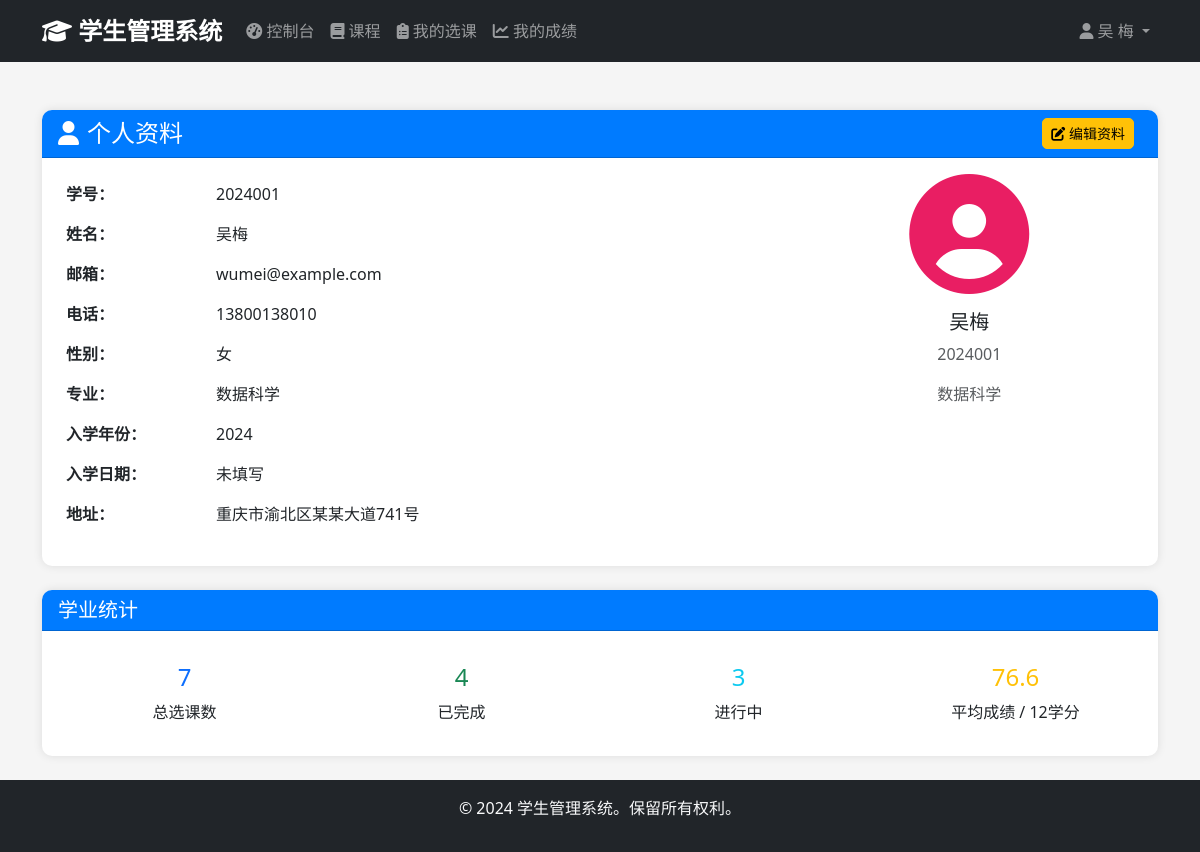
The page /student/profile (signed in) on the database its author committed.
### app/models/user.py (models this page shows, shortened)
class User(UserMixin, db.Model):
    __tablename__ = 'users'
    id = db.Column(db.Integer, primary_key=True)
    username = db.Column(db.String(50), unique=True, nullable=False)
    email = db.Column(db.String(100), unique=True, nullable=False)
    password_hash = db.Column(db.String(255), nullable=False)
    full_name = db.Column(db.String(100), nullable=False)
    phone = db.Column(db.String(20))
    role = db.Column(db.Enum('admin', 'student', name='user_role'), nullable=False, default='student')
    is_active = db.Column(db.Boolean, default=True)
    created_at = db.Column(db.DateTime, default=datetime.utcnow)
    updated_at = db.Column(db.DateTime, default=datetime.utcnow, onupdate=datetime.utcnow)
    administrator = db.relationship('Administrator', backref='user', uselist=False, cascade='all, delete-orphan')
    def is_admin(self):
        return self.role == 'admin'

### app/models/student.py (models this page shows, shortened)
class Student(db.Model):
    __tablename__ = 'students'
    id = db.Column(db.Integer, primary_key=True)
    student_id = db.Column(db.String(20), unique=True, nullable=False)
    first_name = db.Column(db.String(50), nullable=False)
    last_name = db.Column(db.String(50), nullable=False)
    birth_date = db.Column(db.Date)
    gender = db.Column(db.Enum('Male', 'Female', 'Other', name='gender'))
    email = db.Column(db.String(100), unique=True, nullable=False)
    phone = db.Column(db.String(20))
    address = db.Column(db.Text)
    major = db.Column(db.String(100))
    enrollment_year = db.Column(db.Integer)
    created_at = db.Column(db.DateTime, default=datetime.utcnow)
    updated_at = db.Column(db.DateTime, default=datetime.utcnow, onupdate=datetime.utcnow)
    enrollments = db.relationship('Enrollment', backref='student', lazy='dynamic', cascade='all, delete-orphan')

### app/views/student.py (the view)
@student_bp.route('/profile')
@login_required
@student_only
def profile():
    student = Student.query.filter_by(email=current_user.email).first()
    if not student:
        flash('未找到学生记录。请联系管理员。', 'error')
        return redirect(url_for('student.dashboard'))
    enrollments = Enrollment.query.filter_by(student_id=student.id).all()
    total_courses = len(enrollments)
    completed_courses = len([e for e in enrollments if e.status == 'completed'])
    current_courses = len([e for e in enrollments if e.status == 'enrolled'])
    completed_with_grades = [e for e in enrollments if e.status == 'completed' and e.grade is not None]
    avg_grade = sum(e.grade for e in completed_with_grades) / len(completed_with_grades) if completed_with_grades else 0
    total_credits = sum(e.course.credits for e in enrollments if e.status == 'completed')
    stats = {
        'total_courses': total_courses,
        'completed_courses': completed_courses,
        'current_courses': current_courses,
        'avg_grade': round(avg_grade, 1),
        'total_credits': total_credits
    }
    return render_template('student/profile.html', student=student, enrollments=enrollments, stats=stats)

### app/views/student.py (called while the page is built)
def student_only(f):
    @wraps(f)
    def decorated_function(*args, **kwargs):
        if not current_user.is_authenticated or current_user.is_admin():
            flash('访问被拒绝。需要学生权限。', 'error')
            return redirect(url_for('auth.login'))
        return f(*args, **kwargs)
    return decorated_function

### app/templates/student/profile.html (shortened to what this page needs)
{% extends "base.html" %}
{% block content %}
<div class="container mt-4">
    <div class="row">
        <div class="col-12">
            <div class="card">
                <div class="card-header d-flex justify-content-between align-items-center">
                    <h4 class="mb-0">
                        <i class="fas fa-user me-2"></i>个人资料
                    </h4>
                    <div>
                        <a href="{{ url_for('student.edit_profile') }}" class="btn btn-warning btn-sm me-2">
                            <i class="fas fa-edit"></i> 编辑资料
                        </a>
                    </div>
                </div>
                <div class="card-body">
                    <div class="row">
                        <div class="col-md-8">
                            <table class="table table-borderless">
                                <tr>
                                    <td width="150"><strong>学号：</strong></td>
                                    <td>{{ student.student_id }}</td>
                                </tr>
                                <tr>
                                    <td><strong>姓名：</strong></td>
                                    <td>{{ student.first_name }}{{ student.last_name }}</td>
                                </tr>
                                <tr>
                                    <td><strong>邮箱：</strong></td>
                                    <td>{{ student.email }}</td>
                                </tr>
                                <tr>
                                    <td><strong>电话：</strong></td>
                                    <td>{{ student.phone or '未填写' }}</td>
                                </tr>
                                <tr>
                                    <td><strong>性别：</strong></td>
                                    <td>
                                        {% if student.gender == 'Male' %}男
                                        {% elif student.gender == 'Female' %}女
                                        {% else %}其他{% endif %}
                                    </td>
                                </tr>
                                <tr>
                                    <td><strong>专业：</strong></td>
                                    <td>{{ student.major or '未填写' }}</td>
                                </tr>
                                <tr>
                                    <td><strong>入学年份：</strong></td>
                                    <td>{{ student.enrollment_year or '未填写' }}</td>
                                </tr>
                                <tr>
                                    <td><strong>入学日期：</strong></td>
                                    <td>{{ student.enrollment_date.strftime('%Y-%m-%d') if student.enrollment_date else '未填写' }}</td>
                                </tr>
                                <tr>
                                    <td><strong>地址：</strong></td>
                                    <td>{{ student.address or '未填写' }}</td>
                                </tr>
                            </table>
                        </div>
                        <div class="col-md-4">
                            <div class="text-center">
                                <div class="mb-3">
                                    {% if student.gender == 'Female' %}
                                        <i class="fas fa-user-circle" style="font-size: 120px; color: #e91e63;"></i>
                                    {% else %}
                                        <i class="fas fa-user-circle" style="font-size: 120px; color: #2196f3;"></i>
                                    {% endif %}
                                </div>
                                <h5>{{ student.first_name }}{{ student.last_name }}</h5>
                                <p class="text-muted">{{ student.student_id }}</p>
                                <p class="text-muted">{{ student.major or '专业未填写' }}</p>
                            </div>
                        </div>
                    </div>
                </div>
            </div>
        </div>
    </div>
    <div class="row mt-4">
        <div class="col-12">
            <div class="card">
                <div class="card-header">
                    <h5 class="mb-0">学业统计</h5>
                </div>
                <div class="card-body">
                    <div class="row text-center">
                        <div class="col-md-3">
                            <div class="p-3">
                                <h4 class="text-primary">{{ stats.total_courses }}</h4>
                                <p class="mb-0">总选课数</p>
                            </div>
                        </div>
                        <div class="col-md-3">
                            <div class="p-3">
                                <h4 class="text-success">{{ stats.completed_courses }}</h4>
                                <p class="mb-0">已完成</p>
                            </div>
                        </div>
                        <div class="col-md-3">
                            <div class="p-3">
                                <h4 class="text-info">{{ stats.current_courses }}</h4>
                                <p class="mb-0">进行中</p>
                            </div>
                        </div>
                        <div class="col-md-3">
                            <div class="p-3">
                                <h4 class="text-warning">
                                    {% if stats.avg_grade > 0 %}
                                        {{ stats.avg_grade }}
                                    {% else %}
                                        -
                                    {% endif %}
                                </h4>
                                <p class="mb-0">平均成绩 / {{ stats.total_credits }}学分</p>
                            </div>
                        </div>
                    </div>
                </div>
            </div>
        </div>
    </div>
</div>
{% endblock %}

### app/templates/base.html (shortened to what this page needs)
<!DOCTYPE html>
<html lang="zh-CN">
<head>
    <link href="https://cdn.jsdelivr.net/npm/bootstrap@5.3.0/dist/css/bootstrap.min.css" rel="stylesheet">
    <link href="https://cdnjs.cloudflare.com/ajax/libs/font-awesome/6.4.0/css/all.min.css" rel="stylesheet">
    <link href="{{ url_for('static', filename='css/style.css') }}" rel="stylesheet">
</head>
<body>
    {% if current_user.is_authenticated %}
    <nav class="navbar navbar-expand-lg navbar-dark bg-dark">
        <div class="container">
            <a class="navbar-brand" href="{{ url_for('main.dashboard') }}">
                <i class="fas fa-graduation-cap"></i> 学生管理系统
            </a>
            <div class="collapse navbar-collapse" id="navbarNav">
                <ul class="navbar-nav me-auto">
                    {% if current_user.is_admin() %}
                    <li class="nav-item">
                        <a class="nav-link" href="{{ url_for('admin.dashboard') }}">
                            <i class="fas fa-tachometer-alt"></i> 控制台
                        </a>
                    </li>
                    <li class="nav-item dropdown">
                        <a class="nav-link dropdown-toggle" href="#" data-bs-toggle="dropdown">
                            <i class="fas fa-users"></i> 用户
                        </a>
                        <ul class="dropdown-menu">
                            <li><a class="dropdown-item" href="{{ url_for('admin.users') }}">所有用户</a></li>
                            <li><a class="dropdown-item" href="{{ url_for('admin.create_user') }}">创建用户</a></li>
                        </ul>
                    </li>
                    <li class="nav-item dropdown">
                        <a class="nav-link dropdown-toggle" href="#" data-bs-toggle="dropdown">
                            <i class="fas fa-user-graduate"></i> 学生
                        </a>
                        <ul class="dropdown-menu">
                            <li><a class="dropdown-item" href="{{ url_for('admin.students') }}">所有学生</a></li>
                            <li><a class="dropdown-item" href="{{ url_for('admin.create_student') }}">添加学生</a></li>
                        </ul>
                    </li>
                    <li class="nav-item dropdown">
                        <a class="nav-link dropdown-toggle" href="#" data-bs-toggle="dropdown">
                            <i class="fas fa-book"></i> 课程
                        </a>
                        <ul class="dropdown-menu">
                            <li><a class="dropdown-item" href="{{ url_for('admin.courses') }}">所有课程</a></li>
                            <li><a class="dropdown-item" href="{{ url_for('admin.create_course') }}">添加课程</a></li>
                        </ul>
                    </li>
                    <li class="nav-item dropdown">
                        <a class="nav-link dropdown-toggle" href="#" data-bs-toggle="dropdown">
                            <i class="fas fa-clipboard-list"></i> 选课
                        </a>
                        <ul class="dropdown-menu">
                            <li><a class="dropdown-item" href="{{ url_for('admin.enrollments') }}">所有选课</a></li>
                            <li><a class="dropdown-item" href="{{ url_for('admin.create_enrollment') }}">添加选课</a></li>
                        </ul>
                    </li>
                    <li class="nav-item dropdown">
                        <a class="nav-link dropdown-toggle" href="#" data-bs-toggle="dropdown">
                            <i class="fas fa-chart-line"></i> 成绩
                        </a>
                        <ul class="dropdown-menu">
                            <li><a class="dropdown-item" href="{{ url_for('admin.grades') }}">成绩列表</a></li>
                            <li><a class="dropdown-item" href="{{ url_for('admin.record_grade') }}">录入成绩</a></li>
                        </ul>
                    </li>
                    {% else %}
                    <li class="nav-item">
                        <a class="nav-link" href="{{ url_for('student.dashboard') }}">
                            <i class="fas fa-tachometer-alt"></i> 控制台
                        </a>
                    </li>
                    <li class="nav-item">
                        <a class="nav-link" href="{{ url_for('student.courses') }}">
                            <i class="fas fa-book"></i> 课程
                        </a>
                    </li>
                    <li class="nav-item">
                        <a class="nav-link" href="{{ url_for('student.enrollments') }}">
                            <i class="fas fa-clipboard-list"></i> 我的选课
                        </a>
                    </li>
                    <li class="nav-item">
                        <a class="nav-link" href="{{ url_for('student.grades') }}">
                            <i class="fas fa-chart-line"></i> 我的成绩
                        </a>
                    </li>
                    {% endif %}
                </ul>
                <ul class="navbar-nav">
                    <li class="nav-item dropdown">
                        <a class="nav-link dropdown-toggle" href="#" data-bs-toggle="dropdown">
                            <i class="fas fa-user"></i> {{ current_user.full_name }}
                        </a>
                    </li>
                </ul>
            </div>
        </div>
    </nav>
    {% endif %}
    <main class="container-fluid py-4">
        {% block content %}{% endblock %}
    </main>
    <footer class="bg-dark text-light text-center py-3 mt-auto">
        <div class="container">
            <p>&copy; 2024 学生管理系统。保留所有权利。</p>
        </div>
    </footer>
</body>
</html>

### app/static/css/style.css (style rules this page uses)
:root { --primary-color: #007bff; --secondary-color: #6c757d; --success-color: #28a745; --danger-color: #dc3545; --warning-color: #ffc107; --info-color: #17a2b8; --dark-color: #343a40; --light-color: #f8f9fa; }
body { min-height: 100vh; display: flex; flex-direction: column; background-color: #f5f5f5; font-family: 'Segoe UI', Tahoma, Geneva, Verdana, sans-serif; }
main { flex: 1; }
.navbar-brand { font-weight: bold; font-size: 1.5rem; }
.navbar-nav .nav-link { transition: color 0.3s; }
.card { border: none; border-radius: 10px; box-shadow: 0 0 10px rgba(0,0,0,0.1); transition: transform 0.3s, box-shadow 0.3s; }
.card-header { background-color: var(--primary-color); color: white; border-radius: 10px 10px 0 0 !important; font-weight: 600; }
.btn { border-radius: 5px; transition: all 0.3s; }
.table { background-color: white; border-radius: 10px; overflow: hidden; }
footer { margin-top: auto; }

### rows shown on the page
User: full_name "吴 梅"
Student: student_id "2024001", first_name "吴", last_name "梅", email "wumei@example.com", phone "13800138010", major "数据科学", enrollment_year "2024", address "重庆市渝北区某某大道741号"

### other values the page prints
{{ stats.total_courses }} "7"
{{ stats.completed_courses }} "4"
{{ stats.current_courses }} "3"
{{ stats.avg_grade }} "76.6"
{{ stats.total_credits }} "12"
